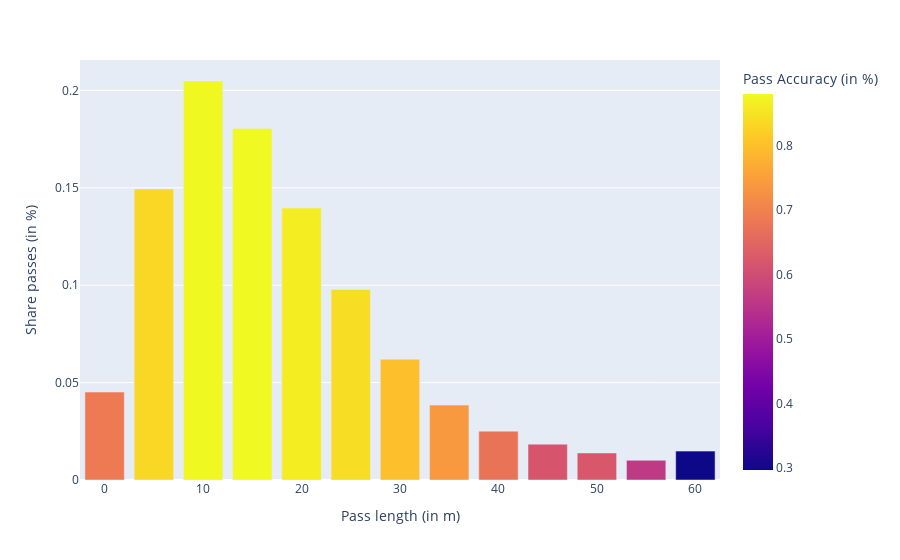

Write notebook code for a chart like this one.
### Code cell
fig = px.bar(df_pass_length, x="passLengthBin", y="sharePasses", 
             color="shareAccurate", 
             labels={"passLengthBin": "Pass length (in m)", 
                     "sharePasses": "Share passes (in %)", 
                     "shareAccurate": "Pass Accuracy (in %)"})
fig.show()

### Figure 1 — Plotly figure (JSON) as saved in the notebook; plotly's stock layout.template omitted (floating-point values rounded to 4 significant figures)
{"data": [{"alignmentgroup": "True", "hovertemplate": "Pass length (in m)=%{x}<br>Share passes (in %)=%{y}<br>Pass Accuracy (in %)=%{marker.color}<extra></extra>", "legendgroup": "", "marker": {"color": [0.6876, 0.8346, 0.878, 0.88, 0.863, 0.8432, 0.7993, 0.7381, 0.6746, 0.6166, 0.6208, 0.5614, 0.2967], "coloraxis": "coloraxis"}, "name": "", "offsetgroup": "", "orientation": "v", "showlegend": false, "textposition": "auto", "type": "bar", "x": [0, 5, 10, 15, 20, 25, 30, 35, 40, 45, 50, 55, 60], "xaxis": "x", "y": [0.04515, 0.1493, 0.2048, 0.1804, 0.1396, 0.09785, 0.06204, 0.03846, 0.02508, 0.0184, 0.0139, 0.01012, 0.01482], "yaxis": "y"}], "layout": {"barmode": "relative", "coloraxis": {"colorbar": {"title": {"text": "Pass Accuracy (in %)"}}, "colorscale": [[0, "#0d0887"], [0.1111, "#46039f"], [0.2222, "#7201a8"], [0.3333, "#9c179e"], [0.4444, "#bd3786"], [0.5556, "#d8576b"], [0.6667, "#ed7953"], [0.7778, "#fb9f3a"], [0.8889, "#fdca26"], [1, "#f0f921"]]}, "legend": {"tracegroupgap": 0}, "margin": {"t": 60}, "xaxis": {"anchor": "y", "domain": [0, 1], "title": {"text": "Pass length (in m)"}}, "yaxis": {"anchor": "x", "domain": [0, 1], "title": {"text": "Share passes (in %)"}}}}
